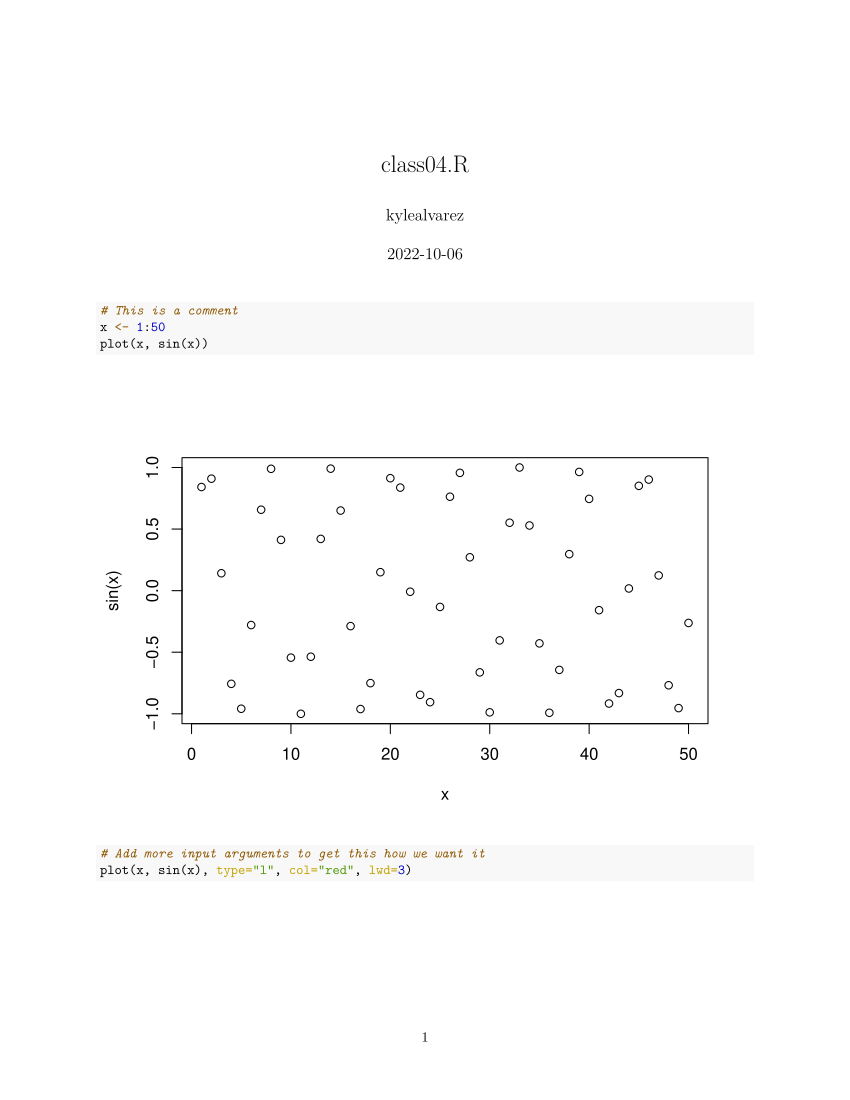

Recreate this plot in R.
# This is a comment
x <- 1:50
plot(x, sin(x))

# Add more input arguments to get this how we want it 
plot(x, sin(x), type="l", col="red", lwd=3)
